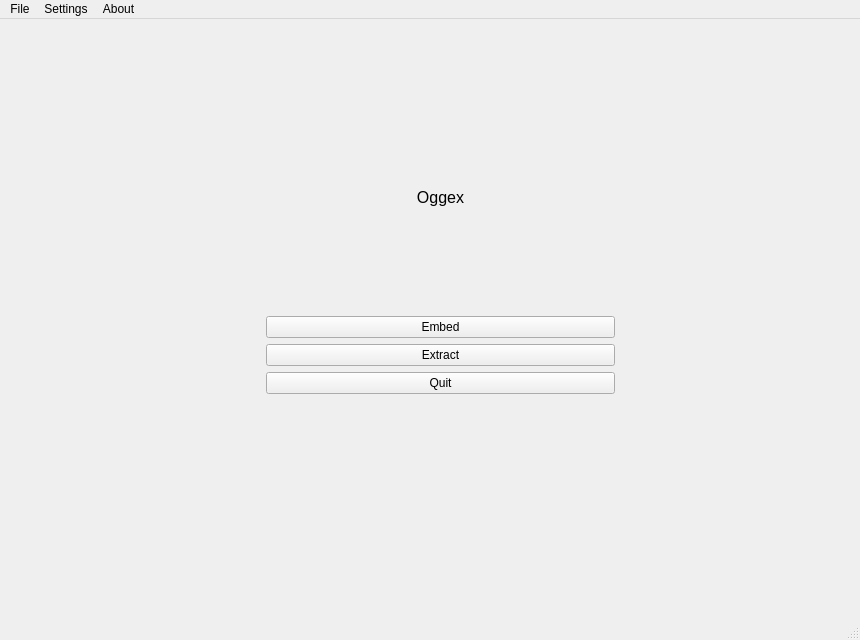
<?xml version="1.0" encoding="UTF-8"?>
<ui version="4.0">
 <class>MainWindow</class>
 <widget class="QMainWindow" name="MainWindow">
  <property name="geometry">
   <rect>
    <x>0</x>
    <y>0</y>
    <width>860</width>
    <height>640</height>
   </rect>
  </property>
  <property name="sizePolicy">
   <sizepolicy hsizetype="MinimumExpanding" vsizetype="Ignored">
    <horstretch>1</horstretch>
    <verstretch>1</verstretch>
   </sizepolicy>
  </property>
  <property name="minimumSize">
   <size>
    <width>860</width>
    <height>640</height>
   </size>
  </property>
  <property name="maximumSize">
   <size>
    <width>1280</width>
    <height>720</height>
   </size>
  </property>
  <property name="windowTitle">
   <string>Oggex</string>
  </property>
  <widget class="QWidget" name="centralwidget">
   <property name="sizePolicy">
    <sizepolicy hsizetype="MinimumExpanding" vsizetype="MinimumExpanding">
     <horstretch>1</horstretch>
     <verstretch>1</verstretch>
    </sizepolicy>
   </property>
   <property name="minimumSize">
    <size>
     <width>860</width>
     <height>640</height>
    </size>
   </property>
   <property name="maximumSize">
    <size>
     <width>1280</width>
     <height>720</height>
    </size>
   </property>
   <widget class="QStackedWidget" name="stackedWidget">
    <property name="geometry">
     <rect>
      <x>0</x>
      <y>0</y>
      <width>860</width>
      <height>640</height>
     </rect>
    </property>
    <property name="sizePolicy">
     <sizepolicy hsizetype="MinimumExpanding" vsizetype="MinimumExpanding">
      <horstretch>0</horstretch>
      <verstretch>0</verstretch>
     </sizepolicy>
    </property>
    <property name="currentIndex">
     <number>1</number>
    </property>
    <widget class="QWidget" name="embedPage">
     <widget class="EmbedWidget" name="widget" native="true">
      <property name="geometry">
       <rect>
        <x>0</x>
        <y>0</y>
        <width>860</width>
        <height>640</height>
       </rect>
      </property>
     </widget>
    </widget>
    <widget class="QWidget" name="mainMenu">
     <property name="sizePolicy">
      <sizepolicy hsizetype="Expanding" vsizetype="Expanding">
       <horstretch>0</horstretch>
       <verstretch>0</verstretch>
      </sizepolicy>
     </property>
     <widget class="QWidget" name="verticalLayoutWidget">
      <property name="geometry">
       <rect>
        <x>260</x>
        <y>60</y>
        <width>361</width>
        <height>321</height>
       </rect>
      </property>
      <layout class="QVBoxLayout" name="verticalLayout">
       <property name="sizeConstraint">
        <enum>QLayout::SetMinimumSize</enum>
       </property>
       <property name="leftMargin">
        <number>6</number>
       </property>
       <property name="topMargin">
        <number>6</number>
       </property>
       <property name="rightMargin">
        <number>6</number>
       </property>
       <property name="bottomMargin">
        <number>6</number>
       </property>
       <item>
        <widget class="QLabel" name="Title">
         <property name="sizePolicy">
          <sizepolicy hsizetype="Preferred" vsizetype="Preferred">
           <horstretch>0</horstretch>
           <verstretch>0</verstretch>
          </sizepolicy>
         </property>
         <property name="font">
          <font>
           <family>Arial</family>
           <pointsize>12</pointsize>
          </font>
         </property>
         <property name="text">
          <string>Oggex</string>
         </property>
         <property name="alignment">
          <set>Qt::AlignCenter</set>
         </property>
        </widget>
       </item>
       <item>
        <widget class="QPushButton" name="embedButton">
         <property name="text">
          <string>Embed</string>
         </property>
        </widget>
       </item>
       <item>
        <widget class="QPushButton" name="extractButton">
         <property name="text">
          <string>Extract</string>
         </property>
        </widget>
       </item>
       <item>
        <widget class="QPushButton" name="quitButton">
         <property name="text">
          <string>Quit</string>
         </property>
        </widget>
       </item>
      </layout>
     </widget>
    </widget>
   </widget>
  </widget>
  <widget class="QMenuBar" name="menubar">
   <property name="geometry">
    <rect>
     <x>0</x>
     <y>0</y>
     <width>860</width>
     <height>25</height>
    </rect>
   </property>
   <widget class="QMenu" name="menuFile">
    <property name="title">
     <string>File</string>
    </property>
   </widget>
   <widget class="QMenu" name="menuSettings">
    <property name="title">
     <string>Settings</string>
    </property>
   </widget>
   <widget class="QMenu" name="menuAbout">
    <property name="title">
     <string>About</string>
    </property>
   </widget>
   <addaction name="menuFile"/>
   <addaction name="menuSettings"/>
   <addaction name="menuAbout"/>
  </widget>
  <widget class="QStatusBar" name="statusbar"/>
 </widget>
 <customwidgets>
  <customwidget>
   <class>EmbedWidget</class>
   <extends>QWidget</extends>
   <header location="global">embedwidget.h</header>
   <container>1</container>
  </customwidget>
 </customwidgets>
 <resources/>
 <connections/>
</ui>
